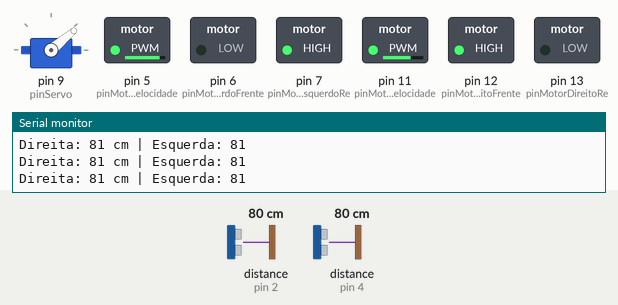
Bench run of a sketch on a simulated Arduino Uno, built with avr-gcc and run on an emulated ATmega328P. Parts: servo, switched loads named in the sketch (green lamp = pin HIGH), the last lines printed to the serial monitor. Dashed ring = blinking. Inputs (shaded band) come from the test bench; at power-on: distance to the obstacle (sensors on pin 2, pin 4) 80 cm. The echo pulse lasts 58.3 µs per cm.

Above: at 1.28 s.
1.3 s: distance to the obstacle (sensor on pin 2) set to 22 cm
4.3 s: distance to the obstacle (sensor on pin 2) set to 19 cm
At 5.1 s:
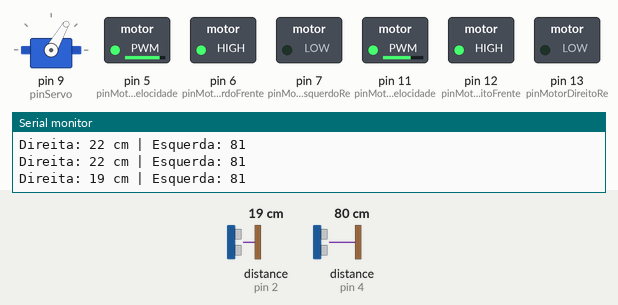
7.3 s: distance to the obstacle (sensor on pin 4) set to 23 cm
10.3 s: distance to the obstacle (sensor on pin 4) set to 19 cm
At 10.83 s:
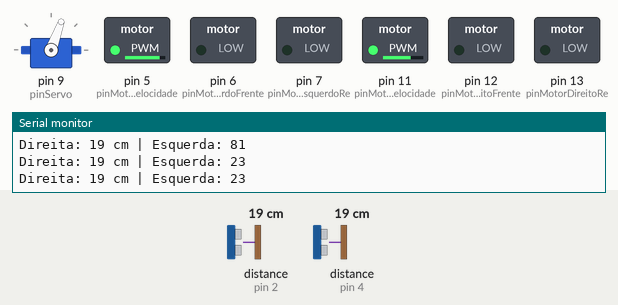
13.3 s: distance to the obstacle (sensor on pin 2) set to 35 cm
At 14.4 s:
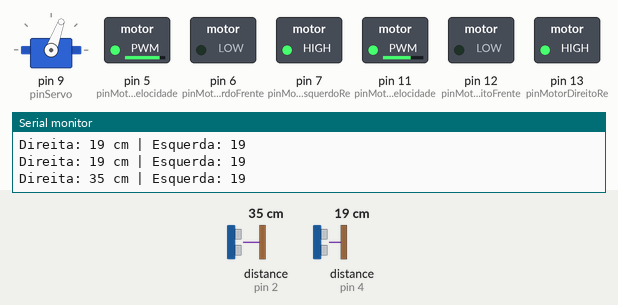
16.3 s: distance to the obstacle (sensor on pin 4) set to 120 cm
At 17.0 s:
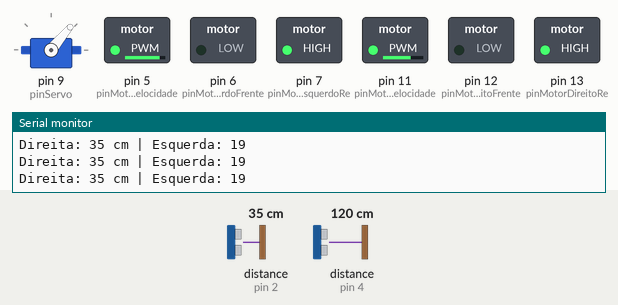
Timing chart, 0 to 20.3 s (numbered marks = the images above; inputs shaded):
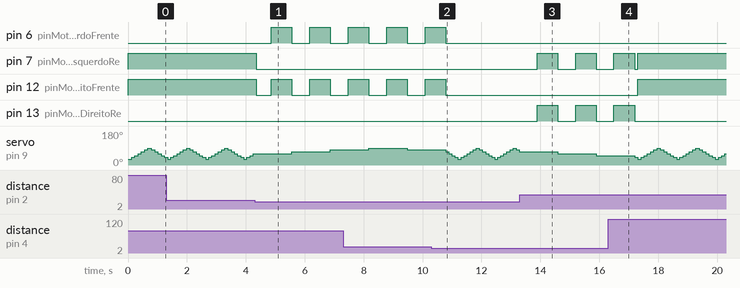

Measured:
- the behaviour switches between 21 and 20 cm on distance to the obstacle (sensor on pin 2) (found by bisection; images 0 and 1)
- the behaviour switches between 21 and 20 cm on distance to the obstacle (sensor on pin 4) (found by bisection; images 1 and 2)
- after the input at 4.3 s, pin 6 (pinMotorEsquerdoFrente): alternates HIGH for 0.70 s and LOW for 0.61 s, starting after 0.56 s; pin 7 (pinMotorEsquerdoRe): HIGH → LOW after 0.06 s; pin 12 (pinMotorDireitoFrente): alternates HIGH for 0.70 s and LOW for 0.55 s, starting after 0.06 s
- after the input at 10.3 s, pin 6 (pinMotorEsquerdoFrente), pin 12 (pinMotorDireitoFrente): goes on until 10.8 s, then stays LOW
- after the input at 13.3 s, pin 7 (pinMotorEsquerdoRe), pin 13 (pinMotorDireitoRe): alternates HIGH for 0.70 s and LOW for 0.61 s, starting after 0.59 s
- after the input at 16.3 s, pin 12 (pinMotorDireitoFrente): LOW → HIGH after 1.0 s; pin 13 (pinMotorDireitoRe): goes on until 17.2 s, then stays LOW
- by itself, servo on pin 9 (pinServo): repeats every 1.3 s: 30° 0.11 s, 40° 0.11 s, 50° 0.11 s, 60° 0.11 s, 70° 0.11 s, 80° 0.11 s, 90° 0.11 s, 80° 0.11 s, 70° 0.11 s, 60° 0.11 s, 50° 0.11 s, 40° 0.11 s

The sketch:

CodigoMini.ino
```cpp
#include <NewPing.h>
#include <Servo.h>

// ------- CONSTANTES E PINOS ------- //
#define PIN_TRIGGER_DIREITO 8
#define PIN_ECHO_DIREITO 2
#define PIN_TRIGGER_ESQUERDO 3
#define PIN_ECHO_ESQUERDO 4
#define MAX_DISTANCIA 100

const int pinMotorDireitoVelocidade = 11;
const int pinMotorDireitoFrente = 12;
const int pinMotorDireitoRe = 13;
const int pinMotorEsquerdoVelocidade = 5;
const int pinMotorEsquerdoFrente = 6;
const int pinMotorEsquerdoRe = 7;

const int pinServo = 9; // Pino do servo motor
int anguloServo = 30;   // Ângulo inicial do servo
int incrementoServo = 10;

// ------- VARIÁVEIS ------- //
int velocidadeMotorDireito = 175 ;
int velocidadeMotorEsquerdo = 220;

// Objetos para sensores e servo motor
NewPing sensorDireito(PIN_TRIGGER_DIREITO, PIN_ECHO_DIREITO, MAX_DISTANCIA);
NewPing sensorEsquerdo(PIN_TRIGGER_ESQUERDO, PIN_ECHO_ESQUERDO, MAX_DISTANCIA);
Servo servo;

// ------- FUNÇÕES ------- //
void moverParaFrente();
void pararCarrinho();
void girarParaDireita();
void girarParaEsquerda();
void virar90Graus(bool direita);
long lerDistancia(NewPing sensor);

void setup() {
    // Configuração dos pinos dos motores
    pinMode(pinMotorDireitoVelocidade, OUTPUT);
    pinMode(pinMotorDireitoFrente, OUTPUT);
    pinMode(pinMotorDireitoRe, OUTPUT);
    pinMode(pinMotorEsquerdoVelocidade, OUTPUT);
    pinMode(pinMotorEsquerdoFrente, OUTPUT);
    pinMode(pinMotorEsquerdoRe, OUTPUT);

    // Configuração inicial dos motores
    analogWrite(pinMotorDireitoVelocidade, velocidadeMotorDireito);
    analogWrite(pinMotorEsquerdoVelocidade, velocidadeMotorEsquerdo);

    // Configuração do servo motor
    servo.attach(pinServo);
    servo.write(anguloServo);

    // Comunicação serial para depuração
    Serial.begin(9600);
}

void loop() {
    // Lê distâncias dos sensores
    long distanciaDireita = lerDistancia(sensorDireito);
    long distanciaEsquerda = lerDistancia(sensorEsquerdo);

    // Depuração: Imprime as distâncias
    Serial.print("Direita: ");
    Serial.print(distanciaDireita);
    Serial.print(" cm | Esquerda: ");
    Serial.println(distanciaEsquerda);

    // Lógica de movimento
    if (distanciaDireita > 20 && distanciaEsquerda > 20) {
        moverParaFrente();
    } else if (distanciaDireita <= 20 && distanciaEsquerda > 20) {
        virar90Graus(false); // Vira para a esquerda
    } else if (distanciaEsquerda <= 20 && distanciaDireita > 20) {
        virar90Graus(true);  // Vira para a direita
    } else {
        pararCarrinho();
    }

    // Movimento do servo motor
    servo.write(anguloServo);
    delay(100);
    anguloServo += incrementoServo;

    // Inverte direção do servo ao atingir os limites
    if (anguloServo >= 90 || anguloServo <= 30) {
        incrementoServo = -incrementoServo;
    }
}

// Lê distância de um sensor ultrassônico
long lerDistancia(NewPing sensor) {
    long distancia = sensor.ping_cm();
    if (distancia == 0) {
        distancia = MAX_DISTANCIA;
    }
    return distancia;
}

// Função que move o carrinho para frente
void moverParaFrente() {
    digitalWrite(pinMotorDireitoFrente, HIGH);
    digitalWrite(pinMotorDireitoRe, LOW);
    digitalWrite(pinMotorEsquerdoFrente, LOW);
    digitalWrite(pinMotorEsquerdoRe, HIGH);
}

// Função que para o carrinho
void pararCarrinho() {
    digitalWrite(pinMotorDireitoFrente, LOW);
    digitalWrite(pinMotorDireitoRe, LOW);
    digitalWrite(pinMotorEsquerdoFrente, LOW);
    digitalWrite(pinMotorEsquerdoRe, LOW);
}

// Função para virar o carrinho para um lado (90 graus)
void virar90Graus(bool direita) {
    pararCarrinho();
    delay(500); // Pausa antes de girar

    if (direita) {
        // Gira para a direita
        digitalWrite(pinMotorDireitoFrente, LOW);
        digitalWrite(pinMotorDireitoRe, HIGH);
        digitalWrite(pinMotorEsquerdoFrente, LOW);
        digitalWrite(pinMotorEsquerdoRe, HIGH);
    } else {
        // Gira para a esquerda
        digitalWrite(pinMotorDireitoFrente, HIGH);
        digitalWrite(pinMotorDireitoRe, LOW);
        digitalWrite(pinMotorEsquerdoFrente, HIGH);
        digitalWrite(pinMotorEsquerdoRe, LOW);
    }

    delay(700); // Tempo necessário para completar o giro
    pararCarrinho();
}
```
